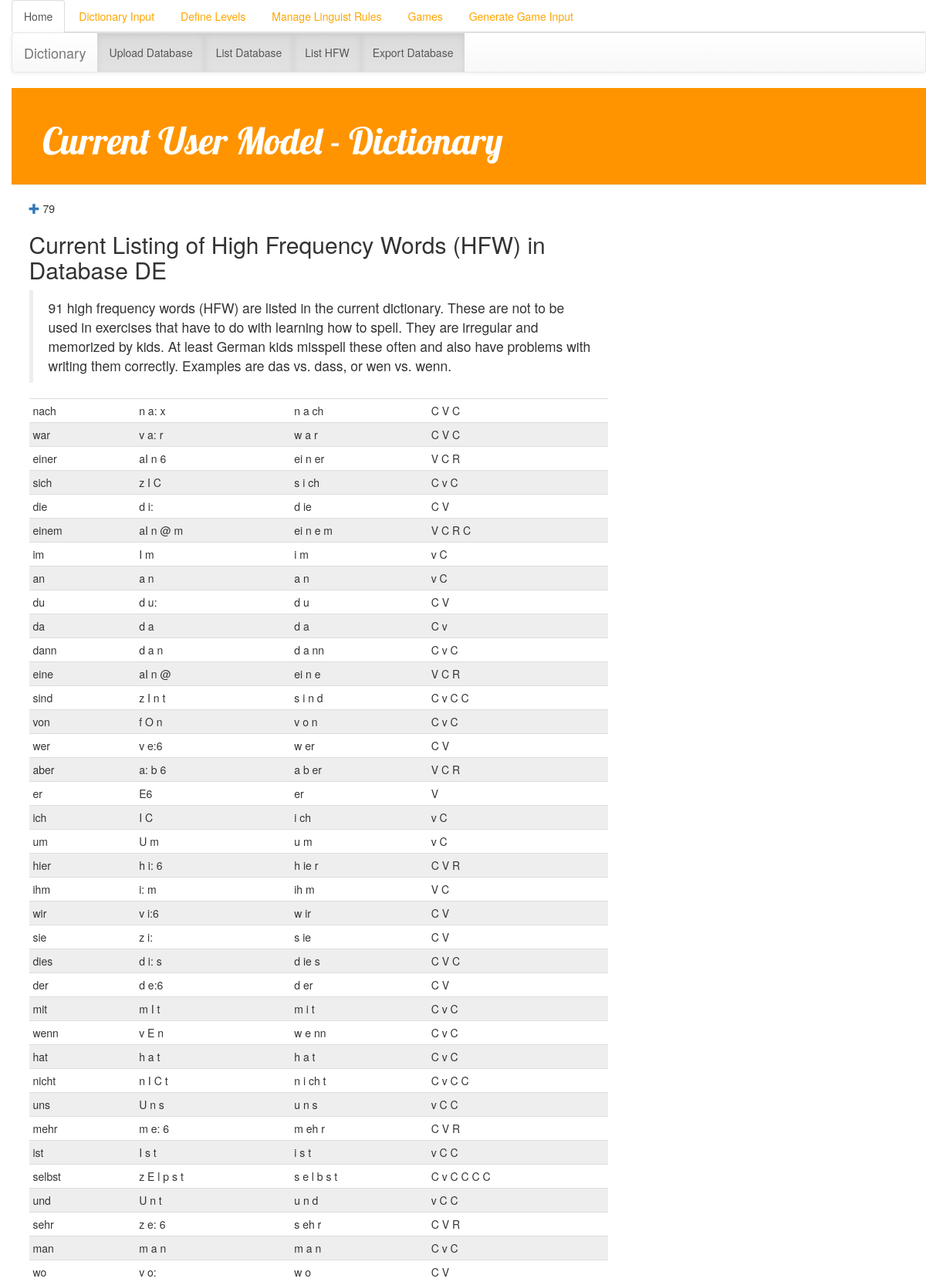
The page /Database/entry_HFWlist/ (upper part) on the database its author committed.
### Database/models.py (models this page shows, shortened)
class Dictionary (models.Model):
    language_id = models.IntegerField(default=1)
    language = models.CharField(max_length=200,default="DE")

class Entry(models.Model):
    dictionary = models.ForeignKey(Dictionary,default='',null=True)
    word = models.CharField(max_length=200,default='',null=True)
    CVC = models.CharField(max_length=200,default='',null=True)
    gr = models.CharField(max_length=200,default='',null=True)
    ph = models.CharField(max_length=200,default='',null=True)
    HFW = models.BooleanField(default=False)

### Database/views.py (the view)
def entry_HFWlist(request):
    d = Dictionary.objects.all().first()
    entries = Entry.objects.filter(dictionary=d, HFW=True)
    num_entries = len(entries)
    return render(request, 'Database/entry_HFWlist.html', {'entries': entries, 'd': d, 'id': d.pk, 'num_entries': num_entries})

### templates/Database/entry_HFWlist.html
{% extends 'Database/base.html' %}
{% block content %}
    <a href="{% url 'entry_new' pk=id %}" class="top-menu"><span class="glyphicon glyphicon-plus"></span></a>
    {{ id }}
    <h2>Current Listing of High Frequency Words (HFW) in Database {{ d.language }}</h2>
<blockquote>
    <p>
    {{ num_entries }} high frequency words (HFW) are listed in the current dictionary.
    These are not to be used in exercises that have to do with learning how to spell.
    They are irregular and memorized by kids.
    At least German kids misspell these often and also have problems with writing them correctly.
    Examples are das vs. dass, or wen vs. wenn.
</p>
</blockquote>
    <table class="table table-condensed">
        <tbody>
        {%  for entry in entries %}
            <tr>
                <td>
                    {{ entry.word }}
                </td>
                <td>
                    {{ entry.ph }}
                </td>
                <td>
                    {{ entry.gr }}
                </td>
                <td>
                    {{ entry.CVC }}
                </td>
            </tr>
        {%  endfor %}
        </tbody>
        </table>
{% endblock %}

### Input/static/Input/css/style.css (style rules this page uses)
body { padding-left: 15px; }
table tr:nth-child(even) { background-color: #eee; }
table tr:nth-child(odd) { background-color:#fff; }

### rows shown on the page
Dictionary: language "DE"
Entry: word "nach", ph "n a: x", gr "n a ch", CVC "C V C"
Entry: word "war", ph "v a: r", gr "w a r", CVC "C V C"
Entry: word "einer", ph "aI n 6", gr "ei n er", CVC "V C R"
Entry: word "sich", ph "z I C", gr "s i ch", CVC "C v C"
Entry: word "die", ph "d i:", gr "d ie", CVC "C V"
Entry: word "einem", ph "aI n @ m", gr "ei n e m", CVC "V C R C"
Entry: word "im", ph "I m", gr "i m", CVC "v C"
Entry: word "an", ph "a n", gr "a n", CVC "v C"
Entry: word "du", ph "d u:", gr "d u", CVC "C V"
Entry: word "da", ph "d a", gr "d a", CVC "C v"
Entry: word "dann", ph "d a n", gr "d a nn", CVC "C v C"
Entry: word "eine", ph "aI n @", gr "ei n e", CVC "V C R"
Entry: word "sind", ph "z I n t", gr "s i n d", CVC "C v C C"
Entry: word "von", ph "f O n", gr "v o n", CVC "C v C"
Entry: word "wer", ph "v e:6", gr "w er", CVC "C V"
Entry: word "aber", ph "a: b 6", gr "a b er", CVC "V C R"
Entry: word "er", ph "E6", gr "er", CVC "V"
Entry: word "ich", ph "I C", gr "i ch", CVC "v C"
Entry: word "um", ph "U m", gr "u m", CVC "v C"
Entry: word "hier", ph "h i: 6", gr "h ie r", CVC "C V R"
Entry: word "ihm", ph "i: m", gr "ih m", CVC "V C"
Entry: word "wir", ph "v i:6", gr "w ir", CVC "C V"
Entry: word "sie", ph "z i:", gr "s ie", CVC "C V"
Entry: word "dies", ph "d i: s", gr "d ie s", CVC "C V C"
Entry: word "der", ph "d e:6", gr "d er", CVC "C V"
Entry: word "mit", ph "m I t", gr "m i t", CVC "C v C"
Entry: word "wenn", ph "v E n", gr "w e nn", CVC "C v C"
Entry: word "hat", ph "h a t", gr "h a t", CVC "C v C"
Entry: word "nicht", ph "n I C t", gr "n i ch t", CVC "C v C C"
Entry: word "uns", ph "U n s", gr "u n s", CVC "v C C"
Entry: word "mehr", ph "m e: 6", gr "m eh r", CVC "C V R"
Entry: word "ist", ph "I s t", gr "i s t", CVC "v C C"
Entry: word "selbst", ph "z E l p s t", gr "s e l b s t", CVC "C v C C C C"
Entry: word "und", ph "U n t", gr "u n d", CVC "v C C"
Entry: word "sehr", ph "z e: 6", gr "s eh r", CVC "C V R"
Entry: word "man", ph "m a n", gr "m a n", CVC "C v C"
Entry: word "wo", ph "v o:", gr "w o", CVC "C V"

### other values the page prints
{{ id }} "79"
{{ num_entries }} "91"
